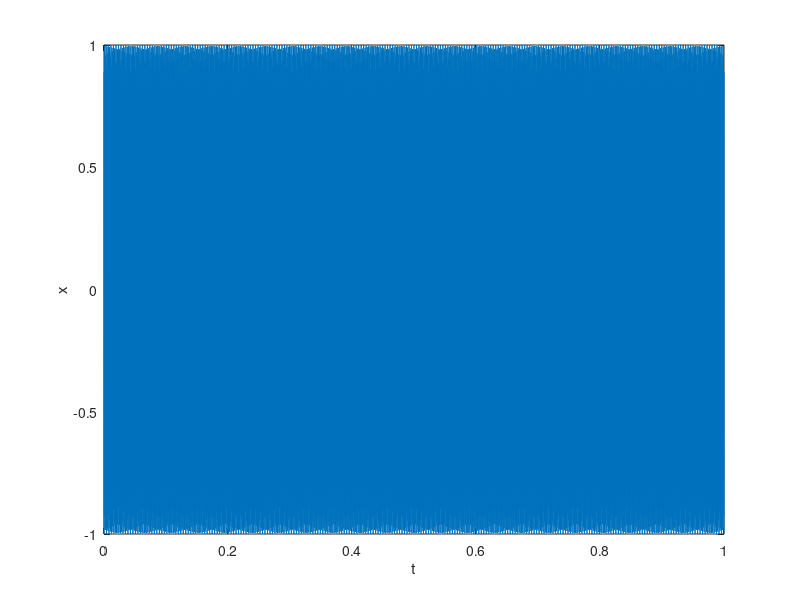

Recreate this plot in MATLAB.
t=[0:1/8192:1];
%a=1737;
phi=0;
x=cos(2*pi*1737*[0:1/8192:1]+phi);
plot(t,x);
xlabel('t');
ylabel('x');
soundsc(x)
%% 

t=[0:1/8192:1];
a=1737;
phi=pi/4;
x=cos(2*pi*a*t+phi);
plot(t,x);
xlabel('t');
ylabel('x');
soundsc(x)
%% 

t=[0:1/8192:1];
a=1737;
phi=pi/2;
x=cos(2*pi*a*t+phi);
plot(t,x);
xlabel('t');
ylabel('x');
soundsc(x)
%% 

t=[0:1/8192:1];
a=1737;
phi=3*pi/4;
x=cos(2*pi*a*t+phi);
plot(t,x);
xlabel('t');
ylabel('x');
soundsc(x)
%% 

t=[0:1/8192:1];
a=1737;
phi=pi;
x=cos(2*pi*a*t+phi);
plot(t,x);
xlabel('t');
ylabel('x');
soundsc(x)